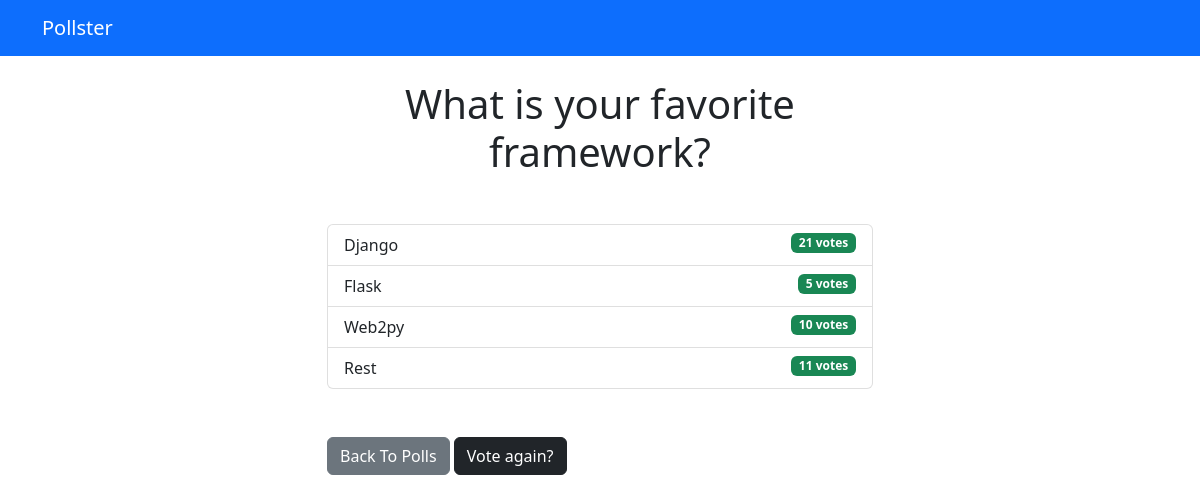
The app's page /polls/1/results/, older data.
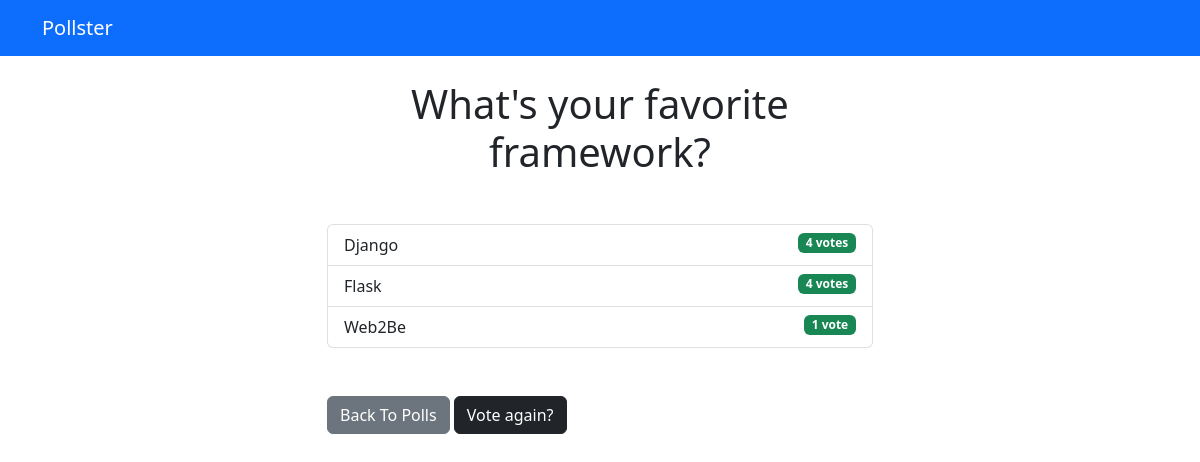
The same page, newer data.
### polls/models.py (models this page shows, shortened)
class Question(models.Model):
    question_text = models.CharField(max_length=200)
    pub_date = models.DateTimeField('date published')

class Choice(models.Model):
    question = models.ForeignKey(Question, on_delete=models.CASCADE)
    choice_text = models.CharField(max_length=200)
    votes = models.IntegerField(default=0)

### polls/views.py (the view)
# urls.py: path('<int:question_id>/results/', views.results, name='results'),
def results(request, question_id):
  question = get_object_or_404(Question, pk=question_id)
  return render(request, 'polls/results.html', { 'question': question })

### templates/polls/results.html
{% extends 'base.html' %}
{% block content %}
<h1 class="mb-5 text-center">{{ question.question_text }}</h1>
<ul class="list-group mb-5">
	{% for choice in question.choice_set.all %}
	<li class="list-group-item">
		{{ choice.choice_text }}
		<span class="badge text-bg-success float-end">{{ choice.votes }} vote{{ choice.votes | pluralize }}</span>
	</li>
	{% endfor %}
</ul>
<a class="btn btn-secondary" href="{% url 'polls:index' %}">Back To Polls</a>
<a class="btn btn-dark" href="{% url 'polls:detail' question.id %}">Vote again?</a>
{% endblock %}

### templates/base.html (shortened to what this page needs)
<!DOCTYPE html>
<html lang="en">
  <head>
    <link href="https://cdn.jsdelivr.net/npm/bootstrap@5.2.0-beta1/dist/css/bootstrap.min.css"
          rel="stylesheet"
    />
  </head>
  <body>
    {% include 'partials/_navbar.html' %}
    <div class="container">
      <div class="row">
        <div class="col-md-6 m-auto">
          {% block content %}{% endblock %}
        </div>
      </div>
    </div>
  </body>
</html>

### templates/partials/_navbar.html
<nav class="navbar navbar-dark bg-primary mb-4">
	<div class="container">
		<a class="navbar-brand" href="/">Pollster</a>
	</div>
</nav>

Row changes from the older to the newer data that the page shows:
removed Choice: choice_text "Rest", votes "11", votes|pluralize "s"
changed Question: question_text "What is your favorite framework?" → "What's your favorite framework?"
changed Choice "Django": votes "21" → "4"
changed Choice "Flask": votes "5" → "4"
changed Choice: choice_text "Web2py" → "Web2Be"; votes "10" → "1"; votes|pluralize "s" → (not shown)
